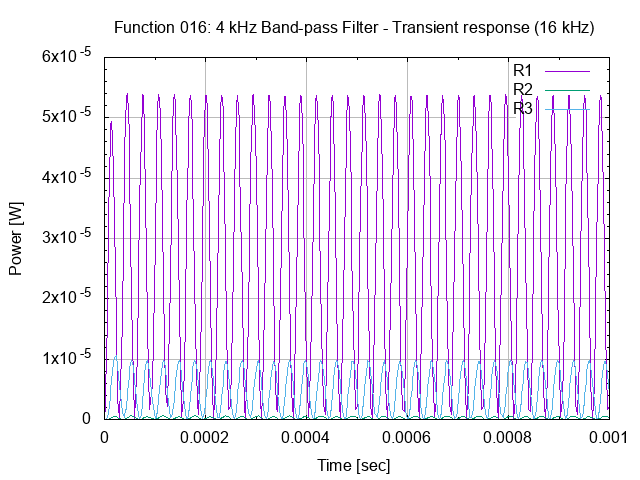

gnuplot code for this plot:
# set terminal
set term png

# set graph
set output "26.016.00.03.02.png"
set title "Function 016: 4 kHz Band-pass Filter - Transient response (16 kHz)"

# setup Y-axis
set grid ytics lt 1 lw 1 lc rgb "#bbbbbb"
set mytics
set ylabel "Power [W]"

# setup X-axis
set grid xtics lt 1 lw 1 lc rgb "#bbbbbb"
set mxtics
set xrange [0:0.001]
set xlabel "Time [sec]"

# setup plot style
set style data lines
plot '26.016.00.03.02.dat' using 1:2 title "R1", \
     '26.016.00.03.02.dat' using 1:3 title "R2", \
     '26.016.00.03.02.dat' using 1:4 title "R3"

# set output back to default
set output

# reset terminal type
set terminal pop
